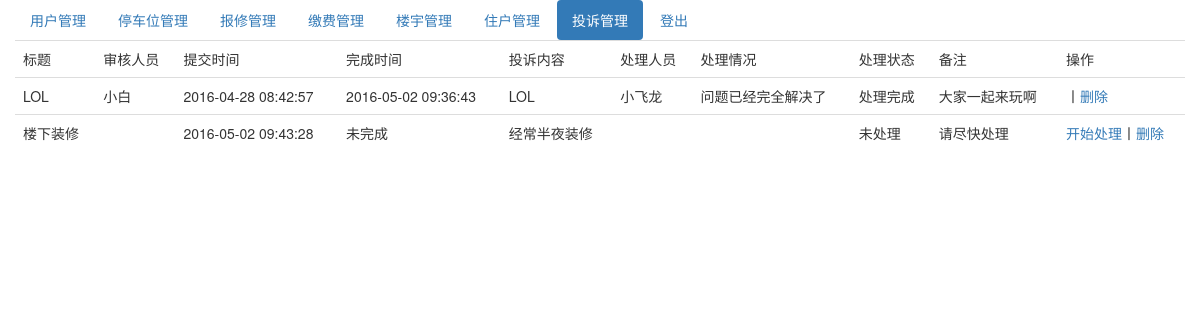
The page /index.php/complain_admin on the database its author committed.
### tables this page shows
CREATE TABLE IF NOT EXISTS `complain` (
  `complain_id` int(10) NOT NULL AUTO_INCREMENT,
  `member_id` int(10) NOT NULL,
  `title` varchar(255) NOT NULL,
  `audit_name` varchar(255) DEFAULT NULL COMMENT '审核人员姓名',
  `create_time` int(10) NOT NULL DEFAULT '0',
  `modify_time` int(10) NOT NULL DEFAULT '0',
  `finish_time` int(10) NOT NULL DEFAULT '0',
  `content` varchar(255) NOT NULL COMMENT '投诉内容',
  `handle_name` varchar(255) DEFAULT NULL COMMENT '处理人员姓名',
  `handle_info` varchar(255) DEFAULT NULL COMMENT '处理情况',
  `status` tinyint(4) NOT NULL DEFAULT '10' COMMENT '审核状态 10未处理 20正在处理 30处理完成',
  `remark` varchar(255) DEFAULT NULL,
  PRIMARY KEY (`complain_id`)
);

### application/controllers/Complain_admin.php (called while the page is built, shortened)
<?php
class Complain_admin extends CI_Controller{
    public function __construct()
    {
        $this->load->helper('url_helper');
        $this->load->library('session');
    }
    public function index(){
        $this->load->model('complain_model');
        $this->load->model('member_model');
        $complain_list=$this->complain_model->getComplainList();
        $data=array();
        $data['complain_list']=$complain_list;
        $this->load->view('templates/header_admin',$data);
        $this->load->view('complain_index_admin',$data);
    }
}

### index.php (called while the page is built, shortened)
<?php
require_once BASEPATH.'core/CodeIgniter.php';

### application/models/Complain_model.php (called while the page is built, shortened)
<?php
class Complain_model extends CI_Model{
    public function getComplainList($condition=array())
    {
        $query=$this->db->get_where('complain',$condition);
        return $query->result_array();
    }
}
?>

### application/views/complain_index_admin.php (the view)
<div class="container">
    <div class="row">
        <ul class="nav nav-pills">
            <ul class="nav nav-pills">
                <li role="presentation"><a href="/index.php/member_admin/index">用户管理</a></li>
                <li role="presentation"><a href="/index.php/carport_admin/index">停车位管理</a></li>
                <li role="presentation"><a href="/index.php/repair_admin/index">报修管理</a></li>
                <li role="presentation"><a href="/index.php/charge_admin/index">缴费管理</a></li>
                <li role="presentation"><a href="/index.php/building_admin/index">楼宇管理</a></li>
                <li role="presentation"><a href="/index.php/house_admin/index">住户管理</a></li>
                <li role="presentation" class="active"><a href="/index.php/complain_admin/index">投诉管理</a></li>
                <li role="presentation"><a href="/index.php/Welcome/logout">登出</a></li>
            </ul>
        </ul>
    </div>
    <div class="row">
        <table class="table">
            <tr>
                <td>标题</td>
                <td>审核人员</td>
                <td>提交时间</td>
                <td>完成时间</td>
                <td>投诉内容</td>
                <td>处理人员</td>
                <td>处理情况</td>
                <td>处理状态</td>
                <td>备注</td>
                <td>操作</td>
            </tr>
            <?php foreach($complain_list as $value){ ?>
                <tr>
                    <td><?php echo $value['title']; ?></td>
                    <td><?php echo $value['audit_name']; ?></td>
                    <td><?php echo date('Y-m-d H:i:s',$value['create_time']); ?></td>
                    <td><?php if($value['finish_time']==0){echo '未完成';}else{echo date('Y-m-d H:i:s',$value['finish_time']);} ?></td>
                    <td><?php echo $value['content']; ?></td>
                    <td><?php echo $value['handle_name']; ?></td>
                    <td><?php echo $value['handle_info']; ?></td>
                    <td><?php if($value['status']==10){echo '未处理';}elseif($value['status']==20){echo '正在处理';}elseif($value['status']==30){echo '处理完成';} ?></td>
                    <td><?php echo $value['remark']; ?></td>
                    <td><?php if($value['status']==10){ ?><a href="/index.php/complain_admin/showEdit?complain_id=<?php echo $value['complain_id']; ?>">开始处理</a><?php }elseif($value['status']==20){ ?><a href="/index.php/complain_admin/showEdit?complain_id=<?php echo $value['complain_id']; ?>">处理完成</a><?php } ?>丨<a href="/index.php/complain_admin/delete?complain_id=<?php echo $value['complain_id']; ?>">删除</a></td>
                </tr>
            <?php } ?>
        </table>
    </div>
</div>

### rows shown on the page
complain: title "LOL", audit_name "小白", create_time "2016-04-28 08:42:57", finish_time "2016-05-02 09:36:43", content "LOL", handle_name "小飞龙", handle_info "问题已经完全解决了", status "处理完成", remark "大家一起来玩啊"
complain: title "楼下装修", create_time "2016-05-02 09:43:28", finish_time "未完成", content "经常半夜装修", status "未处理", remark "请尽快处理"
